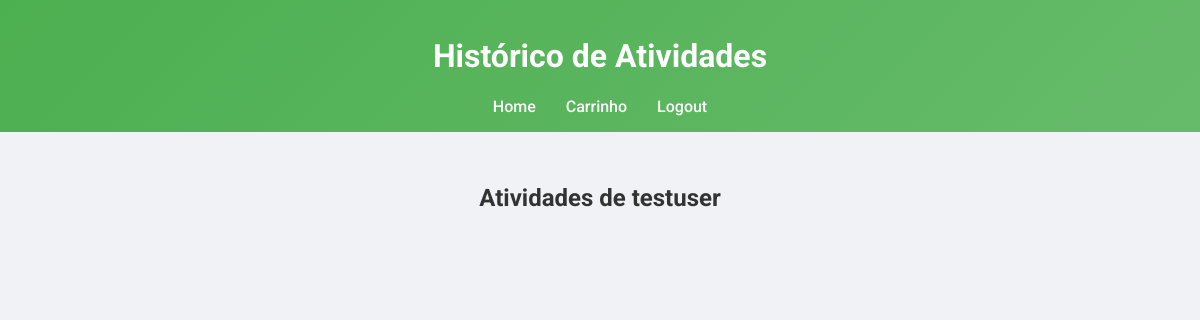
/historico (signed in), run on an earlier commit of the app's database.
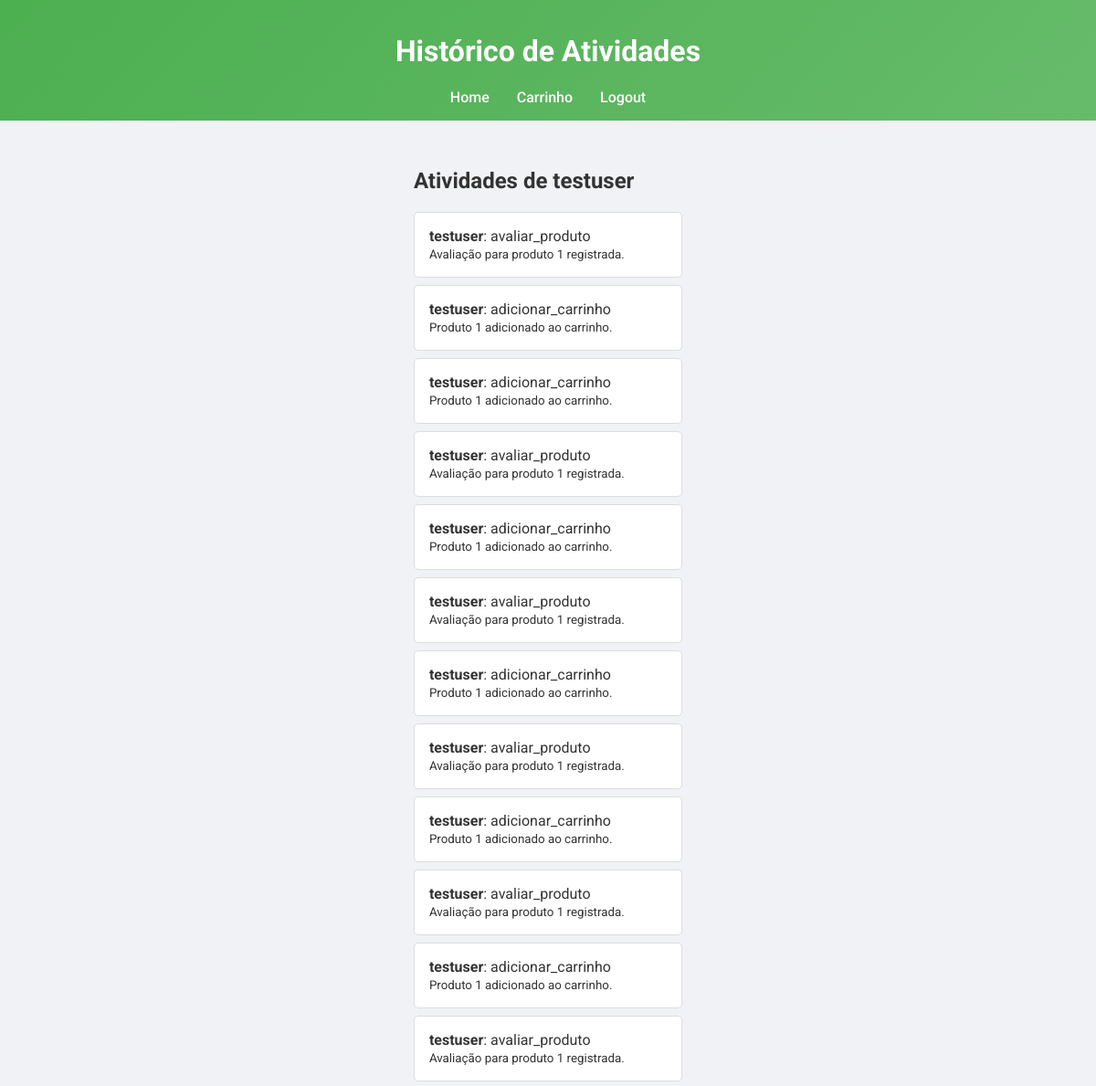
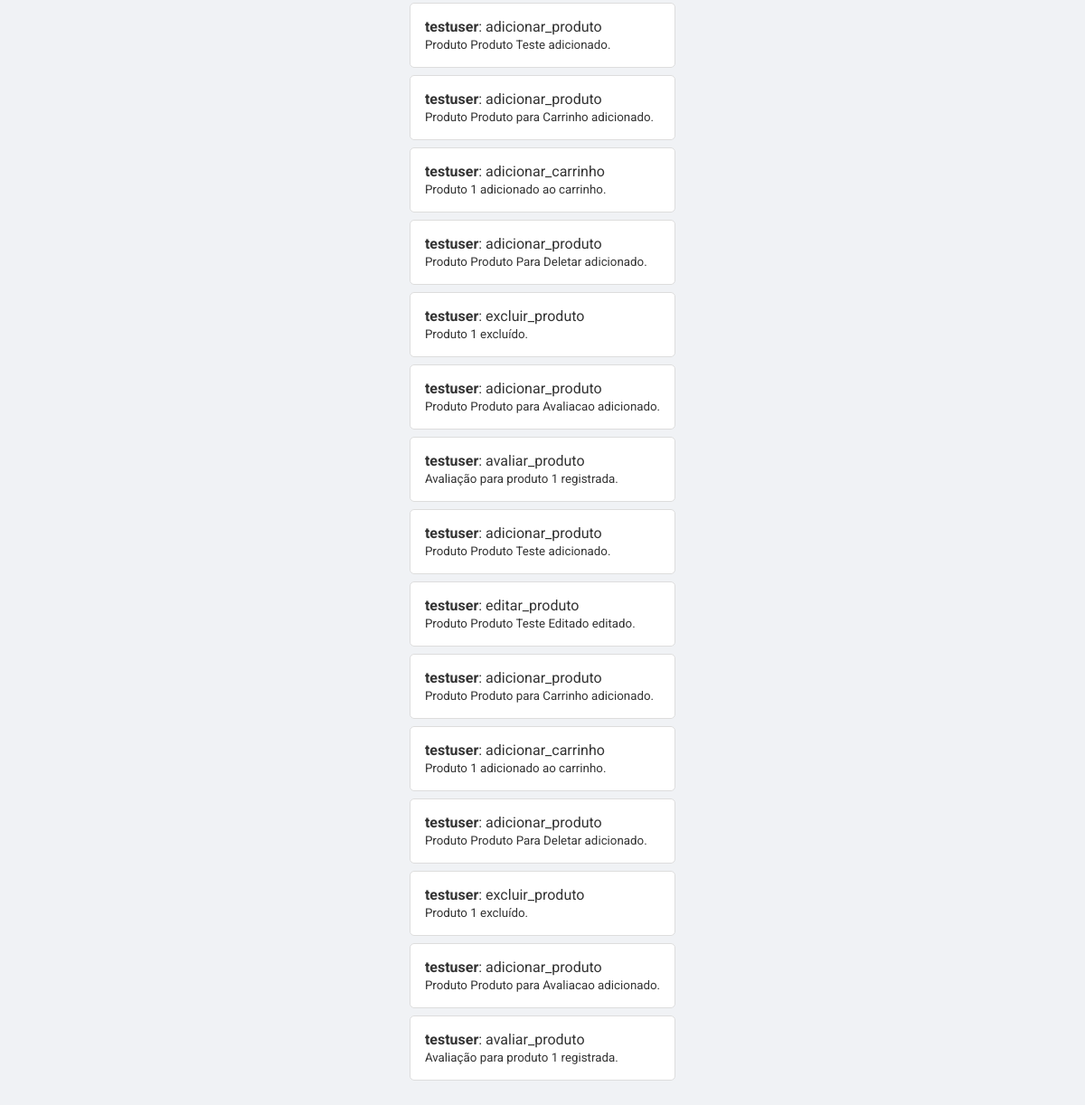
And on a later commit of the database (2 pictures, top to bottom).
### tables this page shows
CREATE TABLE log_atividades (
                                    id INTEGER PRIMARY KEY AUTOINCREMENT,
                                    username TEXT NOT NULL,
                                    acao TEXT NOT NULL,
                                    detalhes TEXT,
                                    data TIMESTAMP DEFAULT CURRENT_TIMESTAMP);

### controllers.py (the view)
@bp.route('/historico')
def historico():
    if 'username' not in session:
        return redirect(url_for('bp.login'))
    username = session['username']
    atividades = LogAtividades.listar(username)
    return render_template('historico.html', atividades=atividades, username=username)

### models.py (called while the page is built)
    @staticmethod
    def get_connection():
        return sqlite3.connect(db_path)

    @staticmethod
    def listar(username):
        with DatabaseManager.get_connection() as conn:
            cursor = conn.cursor()
            cursor.execute(
                "SELECT * FROM log_atividades WHERE username = ? ORDER BY data DESC",
                (username,)
            )
            return cursor.fetchall()

### templates/historico.html (shortened to what this page needs)
<!DOCTYPE html>
<html lang="pt-BR">
  <head>
    <link rel="stylesheet" href="/static/style.css" />
  </head>
  <body>
    <header>
      <h1>Histórico de Atividades</h1>
      <nav>
        <a href="/">Home</a>
        <a href="/carrinho">Carrinho</a>
        <a href="/logout">Logout</a>
      </nav>
    </header>
    <main>
      <h2>Atividades de {{ username }}</h2>
      <ul class="historico-list">
        {% for atividade in atividades %}
        <li>
          <strong>{{ atividade[1] }}</strong>: {{ atividade[2] }}<br />
          <small>{{ atividade[3] }}</small>
        </li>
        {% endfor %}
      </ul>
    </main>
  </body>
</html>

What changed in the data, as far as the page shows it:
added log_atividades: username "testuser", acao "avaliar_produto", detalhes "Avaliação para produto 1 registrada."
added log_atividades: username "testuser", acao "adicionar_carrinho", detalhes "Produto 1 adicionado ao carrinho."
added log_atividades: username "testuser", acao "adicionar_carrinho", detalhes "Produto 1 adicionado ao carrinho."
added log_atividades: username "testuser", acao "avaliar_produto", detalhes "Avaliação para produto 1 registrada."
added log_atividades: username "testuser", acao "adicionar_carrinho", detalhes "Produto 1 adicionado ao carrinho."
added log_atividades: username "testuser", acao "avaliar_produto", detalhes "Avaliação para produto 1 registrada."
added log_atividades: username "testuser", acao "adicionar_carrinho", detalhes "Produto 1 adicionado ao carrinho."
added log_atividades: username "testuser", acao "avaliar_produto", detalhes "Avaliação para produto 1 registrada."
added log_atividades: username "testuser", acao "adicionar_carrinho", detalhes "Produto 1 adicionado ao carrinho."
added log_atividades: username "testuser", acao "avaliar_produto", detalhes "Avaliação para produto 1 registrada."
added log_atividades: username "testuser", acao "adicionar_carrinho", detalhes "Produto 1 adicionado ao carrinho."
added log_atividades: username "testuser", acao "avaliar_produto", detalhes "Avaliação para produto 1 registrada."
added log_atividades: username "testuser", acao "adicionar_produto", detalhes "Produto Produto Teste adicionado."
added log_atividades: username "testuser", acao "adicionar_produto", detalhes "Produto Produto para Carrinho adicionado."
added log_atividades: username "testuser", acao "adicionar_carrinho", detalhes "Produto 1 adicionado ao carrinho."
added log_atividades: username "testuser", acao "adicionar_produto", detalhes "Produto Produto Para Deletar adicionado."
added log_atividades: username "testuser", acao "excluir_produto", detalhes "Produto 1 excluído."
added log_atividades: username "testuser", acao "adicionar_produto", detalhes "Produto Produto para Avaliacao adicionado."
added log_atividades: username "testuser", acao "avaliar_produto", detalhes "Avaliação para produto 1 registrada."
added log_atividades: username "testuser", acao "adicionar_produto", detalhes "Produto Produto Teste adicionado."
added log_atividades: username "testuser", acao "editar_produto", detalhes "Produto Produto Teste Editado editado."
added log_atividades: username "testuser", acao "adicionar_produto", detalhes "Produto Produto para Carrinho adicionado."
added log_atividades: username "testuser", acao "adicionar_carrinho", detalhes "Produto 1 adicionado ao carrinho."
added log_atividades: username "testuser", acao "adicionar_produto", detalhes "Produto Produto Para Deletar adicionado."
added log_atividades: username "testuser", acao "excluir_produto", detalhes "Produto 1 excluído."
added log_atividades: username "testuser", acao "adicionar_produto", detalhes "Produto Produto para Avaliacao adicionado."
added log_atividades: username "testuser", acao "avaliar_produto", detalhes "Avaliação para produto 1 registrada."
